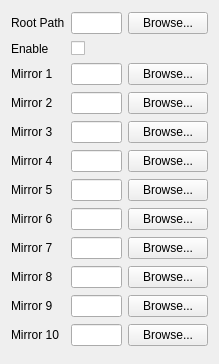
              <widget class="QWidget" name="scrollAreaWidgetContents_Library">
               <property name="geometry">
                <rect>
                 <x>0</x>
                 <y>0</y>
                 <width>219</width>
                 <height>364</height>
                </rect>
               </property>
               <layout class="QGridLayout" name="gLayoutLibrary3">
                <item row="0" column="0">
                 <widget class="QLabel" name="lblLibrary1">
                  <property name="text">
                   <string>Root Path</string>
                  </property>
                  <property name="buddy">
                   <cstring>txtLibraryRoot_Path</cstring>
                  </property>
                 </widget>
                </item>
                <item row="0" column="1">
                 <widget class="QLineEdit" name="txtLibraryRoot_Path"/>
                </item>
                <item row="0" column="2">
                 <widget class="QPushButton" name="btnLibraryRoot_Path">
                  <property name="text">
                   <string>Browse...</string>
                  </property>
                 </widget>
                </item>
                <item row="1" column="0">
                 <widget class="QLabel" name="lblLibrary2">
                  <property name="text">
                   <string>Enable</string>
                  </property>
                  <property name="buddy">
                   <cstring>chkLibraryEnabled</cstring>
                  </property>
                 </widget>
                </item>
                <item row="1" column="1">
                 <widget class="QCheckBox" name="chkLibraryEnabled">
                  <property name="text">
                   <string/>
                  </property>
                 </widget>
                </item>
                <item row="2" column="0">
                 <widget class="QLabel" name="lblLibrary3">
                  <property name="text">
                   <string>Mirror 1</string>
                  </property>
                  <property name="buddy">
                   <cstring>txtLibraryMirror1</cstring>
                  </property>
                 </widget>
                </item>
                <item row="2" column="1">
                 <widget class="QLineEdit" name="txtLibraryMirror1"/>
                </item>
                <item row="2" column="2">
                 <widget class="QPushButton" name="btnLibraryMirror1">
                  <property name="text">
                   <string>Browse...</string>
                  </property>
                 </widget>
                </item>
                <item row="3" column="0">
                 <widget class="QLabel" name="lblLibrary4">
                  <property name="text">
                   <string>Mirror 2</string>
                  </property>
                  <property name="buddy">
                   <cstring>txtLibraryMirror2</cstring>
                  </property>
                 </widget>
                </item>
                <item row="3" column="1">
                 <widget class="QLineEdit" name="txtLibraryMirror2"/>
                </item>
                <item row="3" column="2">
                 <widget class="QPushButton" name="btnLibraryMirror2">
                  <property name="text">
                   <string>Browse...</string>
                  </property>
                 </widget>
                </item>
                <item row="4" column="0">
                 <widget class="QLabel" name="lblLibrary5">
                  <property name="text">
                   <string>Mirror 3</string>
                  </property>
                  <property name="buddy">
                   <cstring>txtLibraryMirror3</cstring>
                  </property>
                 </widget>
                </item>
                <item row="4" column="1">
                 <widget class="QLineEdit" name="txtLibraryMirror3"/>
                </item>
                <item row="4" column="2">
                 <widget class="QPushButton" name="btnLibraryMirror3">
                  <property name="text">
                   <string>Browse...</string>
                  </property>
                 </widget>
                </item>
                <item row="5" column="0">
                 <widget class="QLabel" name="lblLibrary6">
                  <property name="text">
                   <string>Mirror 4</string>
                  </property>
                  <property name="buddy">
                   <cstring>txtLibraryMirror4</cstring>
                  </property>
                 </widget>
                </item>
                <item row="5" column="1">
                 <widget class="QLineEdit" name="txtLibraryMirror4"/>
                </item>
                <item row="5" column="2">
                 <widget class="QPushButton" name="btnLibraryMirror4">
                  <property name="text">
                   <string>Browse...</string>
                  </property>
                 </widget>
                </item>
                <item row="6" column="0">
                 <widget class="QLabel" name="lblLibrary7">
                  <property name="text">
                   <string>Mirror 5</string>
                  </property>
                  <property name="buddy">
                   <cstring>txtLibraryMirror5</cstring>
                  </property>
                 </widget>
                </item>
                <item row="6" column="1">
                 <widget class="QLineEdit" name="txtLibraryMirror5"/>
                </item>
                <item row="6" column="2">
                 <widget class="QPushButton" name="btnLibraryMirror5">
                  <property name="text">
                   <string>Browse...</string>
                  </property>
                 </widget>
                </item>
                <item row="7" column="0">
                 <widget class="QLabel" name="lblLibrary8">
                  <property name="text">
                   <string>Mirror 6</string>
                  </property>
                  <property name="buddy">
                   <cstring>txtLibraryMirror6</cstring>
                  </property>
                 </widget>
                </item>
                <item row="7" column="1">
                 <widget class="QLineEdit" name="txtLibraryMirror6"/>
                </item>
                <item row="7" column="2">
                 <widget class="QPushButton" name="btnLibraryMirror6">
                  <property name="text">
                   <string>Browse...</string>
                  </property>
                 </widget>
                </item>
                <item row="8" column="0">
                 <widget class="QLabel" name="lblLibrary9">
                  <property name="text">
                   <string>Mirror 7</string>
                  </property>
                  <property name="buddy">
                   <cstring>txtLibraryMirror7</cstring>
                  </property>
                 </widget>
                </item>
                <item row="8" column="1">
                 <widget class="QLineEdit" name="txtLibraryMirror7"/>
                </item>
                <item row="8" column="2">
                 <widget class="QPushButton" name="btnLibraryMirror7">
                  <property name="text">
                   <string>Browse...</string>
                  </property>
                 </widget>
                </item>
                <item row="9" column="0">
                 <widget class="QLabel" name="lblLibrary10">
                  <property name="text">
                   <string>Mirror 8</string>
                  </property>
                  <property name="buddy">
                   <cstring>txtLibraryMirror8</cstring>
                  </property>
                 </widget>
                </item>
                <item row="9" column="1">
                 <widget class="QLineEdit" name="txtLibraryMirror8"/>
                </item>
                <item row="9" column="2">
                 <widget class="QPushButton" name="btnLibraryMirror8">
                  <property name="text">
                   <string>Browse...</string>
                  </property>
                 </widget>
                </item>
                <item row="10" column="0">
                 <widget class="QLabel" name="lblLibrary11">
                  <property name="text">
                   <string>Mirror 9</string>
                  </property>
                  <property name="buddy">
                   <cstring>txtLibraryMirror9</cstring>
                  </property>
                 </widget>
                </item>
                <item row="10" column="1">
                 <widget class="QLineEdit" name="txtLibraryMirror9"/>
                </item>
                <item row="10" column="2">
                 <widget class="QPushButton" name="btnLibraryMirror9">
                  <property name="text">
                   <string>Browse...</string>
                  </property>
                 </widget>
                </item>
                <item row="11" column="0">
                 <widget class="QLabel" name="lblLibrary12">
                  <property name="text">
                   <string>Mirror 10</string>
                  </property>
                  <property name="buddy">
                   <cstring>txtLibraryMirror10</cstring>
                  </property>
                 </widget>
                </item>
                <item row="11" column="1">
                 <widget class="QLineEdit" name="txtLibraryMirror10"/>
                </item>
                <item row="11" column="2">
                 <widget class="QPushButton" name="btnLibraryMirror10">
                  <property name="text">
                   <string>Browse...</string>
                  </property>
                 </widget>
                </item>
               </layout>
              </widget>
